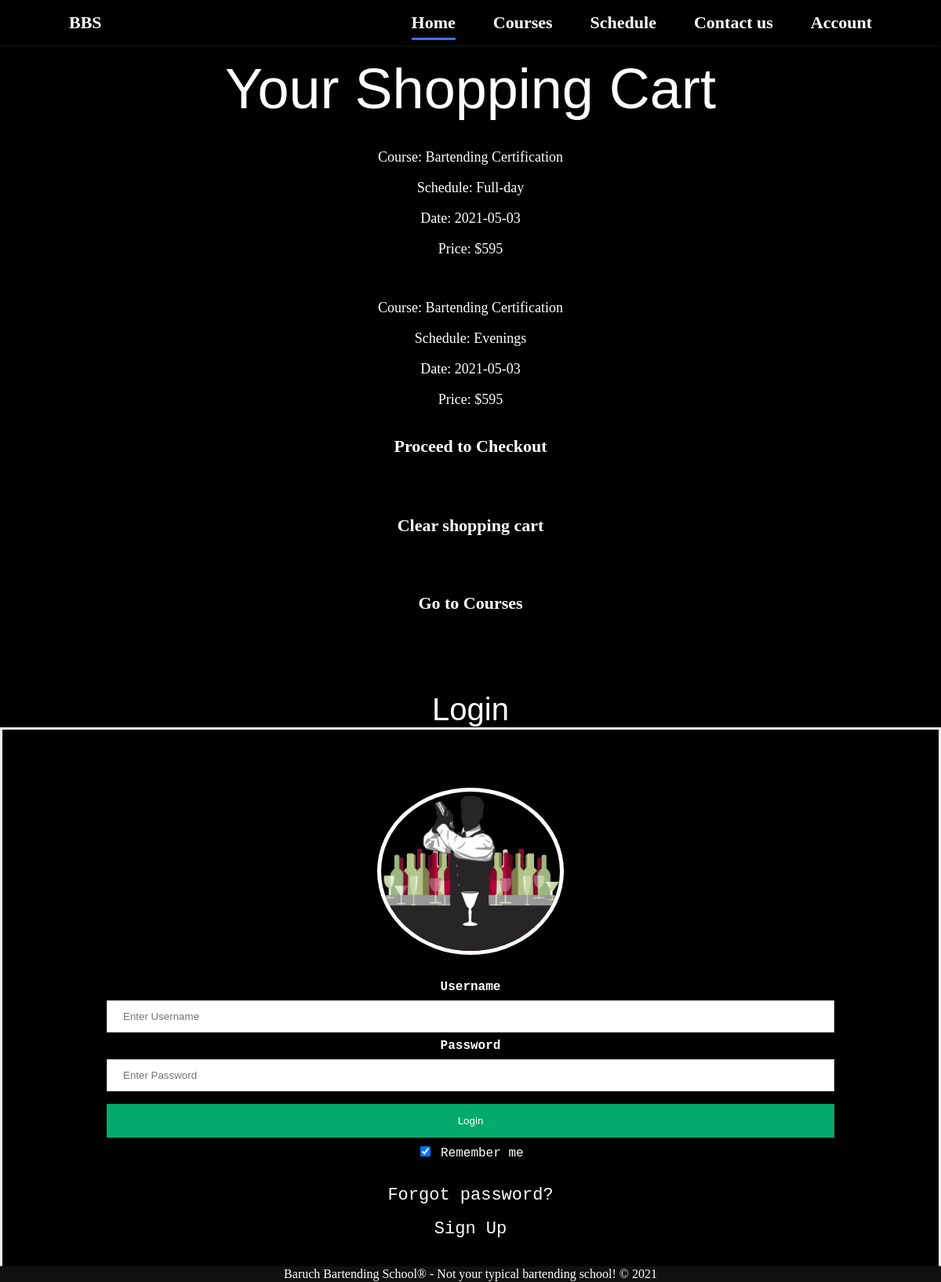
/Cart.php (signed in), run on the app's committed database.
### tables this page shows
CREATE TABLE `cart` (
  `cart_id` int(10) UNSIGNED NOT NULL,
  `user_id` int(10) UNSIGNED DEFAULT NULL,
  `course_id` int(10) UNSIGNED DEFAULT NULL
);

CREATE TABLE `courses` (
  `course_id` int(10) UNSIGNED NOT NULL,
  `course_name` varchar(100) DEFAULT NULL,
  `tuition` int(10) UNSIGNED DEFAULT NULL,
  `schedule` varchar(30) DEFAULT NULL,
  `date` date DEFAULT NULL
);

### Cart.php (the view, shortened to what this page needs)
<?php
include("Header.php");
require("Mysqli_connect.php");
if ($_SERVER['REQUEST_METHOD'] == 'POST') {
    $sVal = mysqli_real_escape_string($dbc, trim($_POST['schedule']));
    $dVal = mysqli_real_escape_string($dbc, trim($_POST['Date']));
    $cVal = mysqli_real_escape_string($dbc, trim($_POST['bartendingcourse']));
    $query1 = "SELECT course_id FROM courses WHERE course_name='$cVal' AND schedule='$sVal' AND date='$dVal'";
    $run1 = mysqli_query($dbc, $query1);
    if (mysqli_num_rows($run1) == 1) {
        $row1 = mysqli_fetch_array($run1, MYSQLI_ASSOC);
        $query2 = "INSERT INTO cart (user_id, course_id) VALUES (".$_COOKIE['user_id'].", ".$row1['course_id'].")";
        $run2 = mysqli_query($dbc, $query2);
        if ($run2) {
            echo "<h1>Added to Cart!</h1>";
            header("Refresh:3, URL=Cart.php");
            exit();
        } else {
            echo "<p style='color:red;'>Error</p>";
        }
    } else {
        echo "<p style='color:red;'>Error</p>";
    }
} else {
    echo "<h1>Your Shopping Cart</h1>";
    echo "<br />";
    $query3 = "SELECT * FROM cart WHERE user_id=".$_COOKIE['user_id'];
    $run3 = mysqli_query($dbc, $query3);
    if (mysqli_num_rows($run3) != 0) {
        while ($row3 = mysqli_fetch_assoc($run3)) {
            $query4 = "SELECT * FROM courses WHERE course_id=".$row3['course_id'];
            $run4 = mysqli_query($dbc, $query4);
            if (mysqli_num_rows($run4) == 1) {
                $row4 = mysqli_fetch_array($run4, MYSQLI_ASSOC);
                echo "<p style='text-align:center;font-size:large;'>Course: ".$row4['course_name']."</p>";
                echo "<p style='text-align:center;font-size:large;'>Schedule: ".$row4['schedule']."</p>";
                echo "<p style='text-align:center;font-size:large;'>Date: ".$row4['date']."</p>";
                echo "<p style='text-align:center;font-size:large;'>Price: $".$row4['tuition']."</p>";
                echo "<br />";
            } else {
                echo "<p style='color:red;'>Error</p>";
            }
        }
        echo "<h3 style='text-align:center;font-size:large;'><a href='./Checkout.php'>Proceed to Checkout</a></h3>";
        echo "<br /><br />";
        echo "<h4 style='text-align:center;font-size:large;'><a href='./Clear_cart.php'>Clear shopping cart</a></p>";
        echo "<br /><br />";
        echo "<p style='text-align:center;font-size:large;'><a href='./Home.html#courses'>Go to Courses</a></p>";
    } else {
        echo "<p style='text-align:center;font-size:large;'>You have nothing in your shopping cart.</p>";
        echo "<br /><br />";
        echo "<p style='text-align:center;font-size:large;'><a href='./Home.html#courses'>Go to Courses</a></p>";
    }
}
?>
<h2 class="login__title">Login</h2>
    <form action="Login.php" method="POST">
        <div class="imgcontainer">
            <img src="tender.png" alt="Avatar" class="avatar">
        </div>
        <div class="container">
            <label for="uname"><b>Username</b></label>
            <input type="text" placeholder="Enter Username" name="uname" required />
            <label for="pword"><b>Password</b></label>
            <input type="password" placeholder="Enter Password" name="pword" required />
            <button type="submit">Login</button>
            <label>
                <input type="checkbox" checked="checked" name="remember"> Remember me
            </label>
        </div>
        <div class="container" style="background-color: black">
            <div class="pword"><a href="#">Forgot password?</a></div>
            <br />
            <div class="pword"><a href="Sign_up.php">Sign Up</a></div>
            <br />
            <br />
        </div>
    </form>
<?php
include("Footer.php");
?>

### Header.php (shortened to what this page needs)
<!DOCTYPE html>
<html>
    <head>
        <link rel="stylesheet" type="text/css" href="./style.css">
        <link href='https://cdn.jsdelivr.net/npm/boxicons@2.0.5/css/boxicons.min.css' rel='stylesheet'>
    </head>
    <body>
        <header class="l-header">
            <nav class="nav bd-grid">
                <div>
                    <a href="#" class="nav__logo">BBS</a>
                </div>
                <div class="nav__menu" id="nav-menu">
                    <ul class="nav__list">
                        <li class="nav__item"><a href="./Home.html" class="nav__link active">Home</a></li>
                        <li class="nav__item"><a href="./Home.html#courses" class="nav__link">Courses</a></li>
                        <li class="nav__item"><a href="./Schedule.html" class="nav__link">Schedule</a></li>
                        <li class="nav__item"><a href="./ContactUs.html" class="nav__link">Contact us</a></li>
                        <li class="nav__item"><a href="./Account.php" class="nav__link">Account</a></li>
                    </ul>
                </div>
            </nav>
        </header>
        <br /><br /><br /><br />

### Footer.php (shortened to what this page needs)
        <div class="bottomHeader">
            Baruch Bartending School® - Not your typical bartending school!
            © 2021
        </div>
    </body>
</html>

### style.css (style rules this page uses)
:root { --first-color: #4070F4; --second-color:#0E2431; --third-color: #fff; --fouth-color: #000; }
html { scroll-behavior: smooth; }
body { background-image: url(bar2.jpeg); background-repeat: no-repeat; background-size: cover; background-color: black; color: white; background-position: 50% 50%; }
ul { list-style: none; }
a { background-color: transparent; color: white; font-size: 22px; top:0; text-decoration: none; }
h1 { text-align: center; font-size: 450%; font-family: Arial, Helvetica, sans-serif; font-weight: normal; padding: 0px; margin: 0px; }
h2 { text-align: center; font-size: 250%; font-family: Arial, Helvetica, sans-serif; font-weight: normal; padding: 0px; margin: 0px; }
h3 { font-style: none; padding: 0; margin: 0px 0px 15px 0px; }
p { font-size: 13px; }
img { border-radius: 50%; border: 5px solid white; margin-top: 50px; margin-bottom: 0px; }
.bd-grid { max-width: 1024px; display: grid; grid-template-columns: 100%; grid-column-gap: 2rem; width: calc(100% - 2rem); margin-left: var(--mb-2); margin-right: var(--mb-2); }
.l-header { width: 100%; position: fixed; top: 0; left: 0; z-index: 100; background-color: #000; box-shadow: 0 1px 4px rgba(146,161,176,.15); }
.nav { height: 3rem; display: flex; justify-content: space-between; align-items: center; font-weight: 600; }
.nav__item { margin-bottom: 2rem; }
.nav__link { position: relative; color: var(--third-color); }
.nav__logo { color: var(--third-color); }
.active::after { position: absolute; content: ""; width: 100%; height: 0.18rem; left: 0; top: 2rem; background-color: var(--first-color); }
.socialMedia, .bottomHeader { text-align: center; position: fixed; bottom: 0; background-color: #101010;; overflow: hidden; width: 100%; padding: 1px; box-shadow: 2px 2px 2px 2px black; }
.container { font color: black; font-family: "Lucida Sans Typewriter", "Lucida Console", monaco, "Bitstream Vera Sans Mono", monospace; max-width: 960px; height: auto; text-align: center; margin:0px auto; }
form { border: 3px solid #f1f1f1; }
input[type=text], input[type=password] { width: 100%; padding: 12px 20px; margin: 8px 0; display: inline-block; border: 1px solid #ccc; box-sizing: border-box; }
button { background-color: #04AA6D; color: white; padding: 14px 20px; margin: 8px 0; border: none; cursor: pointer; width: 100%; }
.login__title { margin-top: 100px; }
.imgcontainer { text-align: center; margin: 24px 0 12px 0; }
img.avatar { width: 20%; border-radius: 50%; }
.container { padding: 16px; }
@media screen and (min-width: 768px) { body { margin: 0; } }
@media screen and (min-width: 768px) { .nav { height: calc(var(--header-height) + 1rem); } }
@media screen and (min-width: 768px) { .nav__list { display: flex; padding-top: 0; } }
@media screen and (min-width: 768px) { .nav__item { margin-left: 3rem; margin-bottom: 0rem; } }
@media screen and (min-width: 768px) { .nav__link { color: var(--third-color); } }
@media screen and (min-width: 1024px) { .bd-grid { margin-left: auto; margin-right: auto; } }

### data on the page
cart: course.course_name "Bartending Certification", course.schedule "Full-day", course.date "2021-05-03", course.tuition "595"
cart: course.course_name "Bartending Certification", course.schedule "Evenings", course.date "2021-05-03", course.tuition "595"
